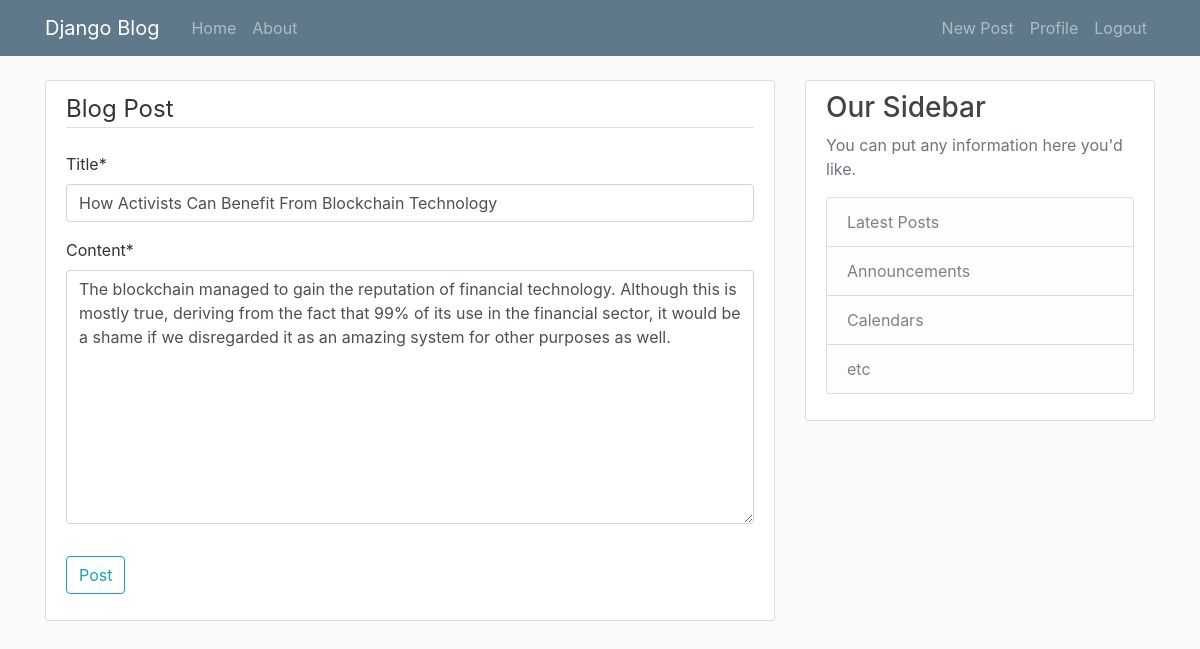
The page /post/7/update/ (signed in) on the database its author committed.
### blog/models.py (models this page shows, shortened)
class Post(models.Model):
  title = models.CharField(max_length=100)
  content = models.TextField()
  date_posted = models.DateTimeField(default=timezone.now)
  author = models.ForeignKey(User, on_delete=models.CASCADE) # when we delete author, all the posts will be deleted

### blog/views.py (the view, shortened to what this page needs)
# urls.py: path('post/<int:pk>/update/', PostUpdateView.as_view(), name='post-update'),
class PostUpdateView(LoginRequiredMixin, UserPassesTestMixin, UpdateView):
  model = Post
  fields = ['title', 'content']
  def test_func(self):
    post = self.get_object()
    if self.request.user == post.author:
      return True
    return False

### blog/templates/blog/post_form.html (shortened to what this page needs)
{% extends "blog/base.html" %}
{% load crispy_forms_tags %}
{% block content %}
<div class="content-section">
  <form method="POST">
    <fieldset class="form-group">
      <legend class="border-bottom mb-4"> Blog Post </legend>
        {{ form|crispy }}
    </fieldset>
    <div class = "form-group">
      <button class="btn btn-outline-info" type="submit">Post</button>
    </div>
  </form>
</div>
{% endblock content %}

### blog/static/blog/main.css (style rules this page uses)
body { background: #fafafa; color: #333333; margin-top: 5rem; }
.content-section { background: #ffffff; padding: 10px 20px; border: 1px solid #dddddd; border-radius: 3px; margin-bottom: 20px; }

### rows shown on the page
Post: title "How Activists Can Benefit From Blockchain Technology", content "The blockchain managed to gain the reputation of financial technology. Although this is mostly true, deriving from the fact that 99% of its use in the financial sector, it would be a shame if we disregarded it as an amazing system for other purposes as well."
